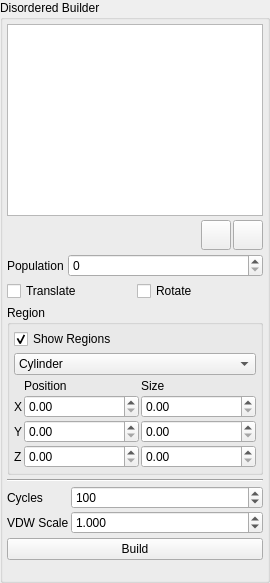
      <widget class="QWidget" name="DisorderPage" >
       <layout class="QVBoxLayout" >
        <property name="margin" >
         <number>0</number>
        </property>
        <property name="spacing" >
         <number>2</number>
        </property>
        <item>
         <widget class="QGroupBox" name="DisorderGroup" >
          <property name="title" >
           <string>Disordered Builder</string>
          </property>
          <layout class="QVBoxLayout" >
           <property name="margin" >
            <number>4</number>
           </property>
           <property name="spacing" >
            <number>4</number>
           </property>
           <item>
            <widget class="QListWidget" name="ComponentList" />
           </item>
           <item>
            <layout class="QHBoxLayout" >
             <property name="margin" >
              <number>0</number>
             </property>
             <property name="spacing" >
              <number>2</number>
             </property>
             <item>
              <spacer>
               <property name="orientation" >
                <enum>Qt::Horizontal</enum>
               </property>
               <property name="sizeHint" >
                <size>
                 <width>40</width>
                 <height>30</height>
                </size>
               </property>
              </spacer>
             </item>
             <item>
              <widget class="QPushButton" name="AddComponentButton" >
               <property name="sizePolicy" >
                <sizepolicy>
                 <hsizetype>5</hsizetype>
                 <vsizetype>5</vsizetype>
                 <horstretch>0</horstretch>
                 <verstretch>0</verstretch>
                </sizepolicy>
               </property>
               <property name="minimumSize" >
                <size>
                 <width>16</width>
                 <height>16</height>
                </size>
               </property>
               <property name="maximumSize" >
                <size>
                 <width>30</width>
                 <height>30</height>
                </size>
               </property>
               <property name="toolTip" >
                <string>Add current model as a component</string>
               </property>
               <property name="text" >
                <string/>
               </property>
               <property name="icon" >
                <iconset resource="icons.qrc" >:/basic/icons/basic_plus.svg</iconset>
               </property>
              </widget>
             </item>
             <item>
              <widget class="QPushButton" name="DeleteComponentButton" >
               <property name="sizePolicy" >
                <sizepolicy>
                 <hsizetype>5</hsizetype>
                 <vsizetype>5</vsizetype>
                 <horstretch>0</horstretch>
                 <verstretch>0</verstretch>
                </sizepolicy>
               </property>
               <property name="minimumSize" >
                <size>
                 <width>16</width>
                 <height>16</height>
                </size>
               </property>
               <property name="maximumSize" >
                <size>
                 <width>30</width>
                 <height>30</height>
                </size>
               </property>
               <property name="toolTip" >
                <string>Remove current component</string>
               </property>
               <property name="text" >
                <string/>
               </property>
               <property name="icon" >
                <iconset resource="icons.qrc" >:/basic/icons/basic_minus.svg</iconset>
               </property>
              </widget>
             </item>
            </layout>
           </item>
           <item>
            <layout class="QHBoxLayout" >
             <property name="margin" >
              <number>0</number>
             </property>
             <property name="spacing" >
              <number>4</number>
             </property>
             <item>
              <widget class="QLabel" name="label_22" >
               <property name="sizePolicy" >
                <sizepolicy>
                 <hsizetype>1</hsizetype>
                 <vsizetype>5</vsizetype>
                 <horstretch>0</horstretch>
                 <verstretch>0</verstretch>
                </sizepolicy>
               </property>
               <property name="text" >
                <string>Population</string>
               </property>
              </widget>
             </item>
             <item>
              <widget class="QSpinBox" name="PopulationSpin" >
               <property name="sizePolicy" >
                <sizepolicy>
                 <hsizetype>7</hsizetype>
                 <vsizetype>0</vsizetype>
                 <horstretch>0</horstretch>
                 <verstretch>0</verstretch>
                </sizepolicy>
               </property>
               <property name="maximum" >
                <number>100000</number>
               </property>
               <property name="singleStep" >
                <number>10</number>
               </property>
              </widget>
             </item>
            </layout>
           </item>
           <item>
            <layout class="QHBoxLayout" >
             <property name="margin" >
              <number>0</number>
             </property>
             <property name="spacing" >
              <number>4</number>
             </property>
             <item>
              <widget class="QCheckBox" name="ComponentTranslateCheck" >
               <property name="text" >
                <string>Translate</string>
               </property>
              </widget>
             </item>
             <item>
              <widget class="QCheckBox" name="ComponentRotateCheck" >
               <property name="text" >
                <string>Rotate</string>
               </property>
              </widget>
             </item>
            </layout>
           </item>
           <item>
            <widget class="QGroupBox" name="ComponentRegionGroup" >
             <property name="title" >
              <string>Region</string>
             </property>
             <layout class="QVBoxLayout" >
              <property name="margin" >
               <number>4</number>
              </property>
              <property name="spacing" >
               <number>4</number>
              </property>
              <item>
               <widget class="QCheckBox" name="ShowRegionsCheck" >
                <property name="text" >
                 <string>Show Regions</string>
                </property>
                <property name="checked" >
                 <bool>true</bool>
                </property>
               </widget>
              </item>
              <item>
               <widget class="QComboBox" name="ComponentRegionCombo" >
                <property name="sizePolicy" >
                 <sizepolicy>
                  <hsizetype>7</hsizetype>
                  <vsizetype>0</vsizetype>
                  <horstretch>0</horstretch>
                  <verstretch>0</verstretch>
                 </sizepolicy>
                </property>
                <property name="currentIndex" >
                 <number>3</number>
                </property>
                <item>
                 <property name="text" >
                  <string>Cell</string>
                 </property>
                </item>
                <item>
                 <property name="text" >
                  <string>Cuboid</string>
                 </property>
                </item>
                <item>
                 <property name="text" >
                  <string>Spheroid</string>
                 </property>
                </item>
                <item>
                 <property name="text" >
                  <string>Cylinder</string>
                 </property>
                </item>
               </widget>
              </item>
              <item>
               <layout class="QGridLayout" >
                <property name="margin" >
                 <number>0</number>
                </property>
                <property name="spacing" >
                 <number>2</number>
                </property>
                <item row="1" column="1" >
                 <widget class="QDoubleSpinBox" name="ComponentCentreXSpin" >
                  <property name="sizePolicy" >
                   <sizepolicy>
                    <hsizetype>7</hsizetype>
                    <vsizetype>0</vsizetype>
                    <horstretch>0</horstretch>
                    <verstretch>0</verstretch>
                   </sizepolicy>
                  </property>
                 </widget>
                </item>
                <item row="2" column="1" >
                 <widget class="QDoubleSpinBox" name="ComponentCentreYSpin" >
                  <property name="sizePolicy" >
                   <sizepolicy>
                    <hsizetype>7</hsizetype>
                    <vsizetype>0</vsizetype>
                    <horstretch>0</horstretch>
                    <verstretch>0</verstretch>
                   </sizepolicy>
                  </property>
                 </widget>
                </item>
                <item row="3" column="0" >
                 <widget class="QLabel" name="label_25" >
                  <property name="sizePolicy" >
                   <sizepolicy>
                    <hsizetype>1</hsizetype>
                    <vsizetype>5</vsizetype>
                    <horstretch>0</horstretch>
                    <verstretch>0</verstretch>
                   </sizepolicy>
                  </property>
                  <property name="text" >
                   <string>Z</string>
                  </property>
                 </widget>
                </item>
                <item row="1" column="0" >
                 <widget class="QLabel" name="label_23" >
                  <property name="sizePolicy" >
                   <sizepolicy>
                    <hsizetype>1</hsizetype>
                    <vsizetype>5</vsizetype>
                    <horstretch>0</horstretch>
                    <verstretch>0</verstretch>
                   </sizepolicy>
                  </property>
                  <property name="text" >
                   <string>X</string>
                  </property>
                 </widget>
                </item>
                <item row="2" column="0" >
                 <widget class="QLabel" name="label_24" >
                  <property name="sizePolicy" >
                   <sizepolicy>
                    <hsizetype>1</hsizetype>
                    <vsizetype>5</vsizetype>
                    <horstretch>0</horstretch>
                    <verstretch>0</verstretch>
                   </sizepolicy>
                  </property>
                  <property name="text" >
                   <string>Y</string>
                  </property>
                 </widget>
                </item>
                <item row="1" column="2" >
                 <widget class="QDoubleSpinBox" name="ComponentSizeXSpin" >
                  <property name="sizePolicy" >
                   <sizepolicy>
                    <hsizetype>7</hsizetype>
                    <vsizetype>0</vsizetype>
                    <horstretch>0</horstretch>
                    <verstretch>0</verstretch>
                   </sizepolicy>
                  </property>
                 </widget>
                </item>
                <item row="2" column="2" >
                 <widget class="QDoubleSpinBox" name="ComponentSizeYSpin" >
                  <property name="sizePolicy" >
                   <sizepolicy>
                    <hsizetype>7</hsizetype>
                    <vsizetype>0</vsizetype>
                    <horstretch>0</horstretch>
                    <verstretch>0</verstretch>
                   </sizepolicy>
                  </property>
                 </widget>
                </item>
                <item row="3" column="1" >
                 <widget class="QDoubleSpinBox" name="ComponentCentreZSpin" >
                  <property name="sizePolicy" >
                   <sizepolicy>
                    <hsizetype>7</hsizetype>
                    <vsizetype>0</vsizetype>
                    <horstretch>0</horstretch>
                    <verstretch>0</verstretch>
                   </sizepolicy>
                  </property>
                 </widget>
                </item>
                <item row="3" column="2" >
                 <widget class="QDoubleSpinBox" name="ComponentSizeZSpin" >
                  <property name="sizePolicy" >
                   <sizepolicy>
                    <hsizetype>7</hsizetype>
                    <vsizetype>0</vsizetype>
                    <horstretch>0</horstretch>
                    <verstretch>0</verstretch>
                   </sizepolicy>
                  </property>
                 </widget>
                </item>
                <item row="0" column="1" >
                 <widget class="QLabel" name="label344" >
                  <property name="sizePolicy" >
                   <sizepolicy>
                    <hsizetype>1</hsizetype>
                    <vsizetype>5</vsizetype>
                    <horstretch>0</horstretch>
                    <verstretch>0</verstretch>
                   </sizepolicy>
                  </property>
                  <property name="text" >
                   <string>Position</string>
                  </property>
                 </widget>
                </item>
                <item row="0" column="2" >
                 <widget class="QLabel" name="label344_2" >
                  <property name="sizePolicy" >
                   <sizepolicy>
                    <hsizetype>1</hsizetype>
                    <vsizetype>5</vsizetype>
                    <horstretch>0</horstretch>
                    <verstretch>0</verstretch>
                   </sizepolicy>
                  </property>
                  <property name="text" >
                   <string>Size</string>
                  </property>
                 </widget>
                </item>
               </layout>
              </item>
             </layout>
            </widget>
           </item>
           <item>
            <widget class="Line" name="line_2" >
             <property name="orientation" >
              <enum>Qt::Horizontal</enum>
             </property>
            </widget>
           </item>
           <item>
            <layout class="QGridLayout" >
             <property name="margin" >
              <number>0</number>
             </property>
             <property name="spacing" >
              <number>2</number>
             </property>
             <item row="1" column="1" >
              <widget class="QDoubleSpinBox" name="VDWScaleSpin" >
               <property name="sizePolicy" >
                <sizepolicy>
                 <hsizetype>7</hsizetype>
                 <vsizetype>0</vsizetype>
                 <horstretch>0</horstretch>
                 <verstretch>0</verstretch>
                </sizepolicy>
               </property>
               <property name="decimals" >
                <number>3</number>
               </property>
               <property name="singleStep" >
                <double>0.010000000000000</double>
               </property>
               <property name="value" >
                <double>1.000000000000000</double>
               </property>
              </widget>
             </item>
             <item row="1" column="0" >
              <widget class="QLabel" name="label_30" >
               <property name="text" >
                <string>VDW Scale</string>
               </property>
              </widget>
             </item>
             <item row="0" column="1" >
              <widget class="QSpinBox" name="DisorderCyclesSpin" >
               <property name="sizePolicy" >
                <sizepolicy>
                 <hsizetype>7</hsizetype>
                 <vsizetype>0</vsizetype>
                 <horstretch>0</horstretch>
                 <verstretch>0</verstretch>
                </sizepolicy>
               </property>
               <property name="maximum" >
                <number>10000</number>
               </property>
               <property name="value" >
                <number>100</number>
               </property>
              </widget>
             </item>
             <item row="0" column="0" >
              <widget class="QLabel" name="label_27" >
               <property name="text" >
                <string>Cycles</string>
               </property>
              </widget>
             </item>
            </layout>
           </item>
           <item>
            <widget class="QPushButton" name="DisorderStartButton" >
             <property name="text" >
              <string>Build</string>
             </property>
            </widget>
           </item>
           <item>
            <spacer>
             <property name="orientation" >
              <enum>Qt::Vertical</enum>
             </property>
             <property name="sizeHint" >
              <size>
               <width>20</width>
               <height>16</height>
              </size>
             </property>
            </spacer>
           </item>
          </layout>
         </widget>
        </item>
       </layout>
      </widget>
